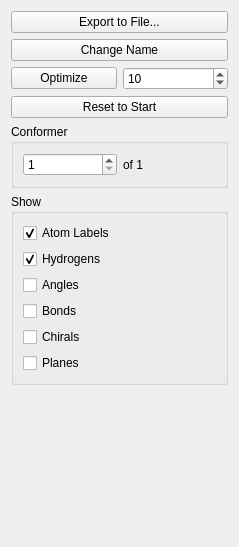
<ui version="4.0" >
 <class>DictEditorForm</class>
 <widget class="QWidget" name="DictEditorForm" >
  <property name="geometry" >
   <rect>
    <x>0</x>
    <y>0</y>
    <width>239</width>
    <height>547</height>
   </rect>
  </property>
  <property name="sizePolicy" >
   <sizepolicy vsizetype="Preferred" hsizetype="Fixed" >
    <horstretch>0</horstretch>
    <verstretch>0</verstretch>
   </sizepolicy>
  </property>
  <property name="windowTitle" >
   <string>Form</string>
  </property>
  <layout class="QGridLayout" >
   <item row="0" column="0" >
    <layout class="QGridLayout" >
     <item row="0" column="0" >
      <widget class="QPushButton" name="exportButton" >
       <property name="text" >
        <string>Export to File...</string>
       </property>
      </widget>
     </item>
     <item row="1" column="0" >
      <widget class="QPushButton" name="changeNameButton" >
       <property name="text" >
        <string>Change Name</string>
       </property>
      </widget>
     </item>
     <item row="2" column="0" >
      <layout class="QHBoxLayout" >
       <item>
        <widget class="QPushButton" name="optimizeButton" >
         <property name="text" >
          <string>Optimize</string>
         </property>
        </widget>
       </item>
       <item>
        <widget class="QSpinBox" name="optimizeIterations" >
         <property name="value" >
          <number>10</number>
         </property>
        </widget>
       </item>
      </layout>
     </item>
     <item row="3" column="0" >
      <widget class="QPushButton" name="resetButton" >
       <property name="text" >
        <string>Reset to Start</string>
       </property>
      </widget>
     </item>
     <item row="6" column="0" >
      <widget class="QGroupBox" name="groupBox" >
       <property name="title" >
        <string>Show</string>
       </property>
       <layout class="QVBoxLayout" >
        <item>
         <widget class="QCheckBox" name="showAtomLabels" >
          <property name="text" >
           <string>Atom Labels</string>
          </property>
          <property name="checked" >
           <bool>true</bool>
          </property>
         </widget>
        </item>
        <item>
         <widget class="QCheckBox" name="showHydrogens" >
          <property name="text" >
           <string>Hydrogens</string>
          </property>
          <property name="checked" >
           <bool>true</bool>
          </property>
         </widget>
        </item>
        <item>
         <widget class="QCheckBox" name="showAngles" >
          <property name="text" >
           <string>Angles</string>
          </property>
         </widget>
        </item>
        <item>
         <widget class="QCheckBox" name="showBonds" >
          <property name="text" >
           <string>Bonds</string>
          </property>
         </widget>
        </item>
        <item>
         <widget class="QCheckBox" name="showChirals" >
          <property name="text" >
           <string>Chirals</string>
          </property>
         </widget>
        </item>
        <item>
         <widget class="QCheckBox" name="showPlanes" >
          <property name="text" >
           <string>Planes</string>
          </property>
         </widget>
        </item>
       </layout>
      </widget>
     </item>
     <item row="4" column="0" >
      <widget class="QGroupBox" name="groupBox_2" >
       <property name="title" >
        <string>Conformer</string>
       </property>
       <layout class="QHBoxLayout" >
        <item>
         <widget class="QSpinBox" name="conformerSpinbox" >
          <property name="minimum" >
           <number>1</number>
          </property>
         </widget>
        </item>
        <item>
         <widget class="QLabel" name="confCountLabel" >
          <property name="text" >
           <string>of 1</string>
          </property>
         </widget>
        </item>
       </layout>
      </widget>
     </item>
    </layout>
   </item>
   <item row="1" column="0" >
    <spacer>
     <property name="orientation" >
      <enum>Qt::Vertical</enum>
     </property>
     <property name="sizeHint" >
      <size>
       <width>20</width>
       <height>40</height>
      </size>
     </property>
    </spacer>
   </item>
  </layout>
 </widget>
 <resources/>
 <connections/>
</ui>
